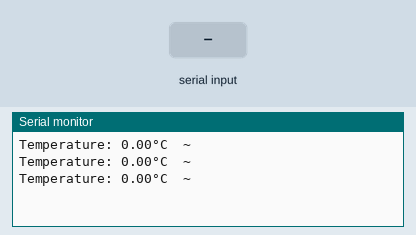
Recording of a sketch running on a simulated ESP32. Shown: the last lines printed to the serial monitor. The test bench sets the inputs (shaded band). WiFi joins after 1.5 s; servers stay silent unless stated; web services answer with replies made up by the test bench.

Above: at 4.2 s.
4.3 s: "90,45\n" received over the second serial link
At 5.5 s:
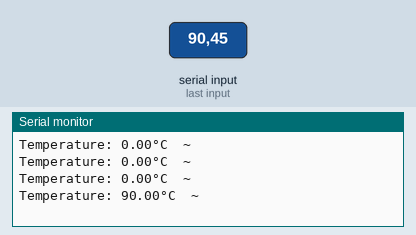
6.0 s: "30,150\n" received over the second serial link
At 8.2 s:
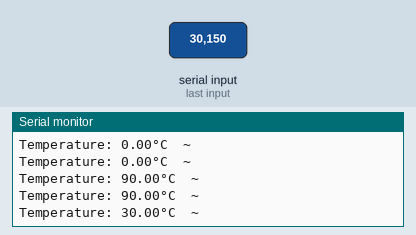
Timing chart, 0 to 9.7 s (numbered marks = the images above; inputs shaded):
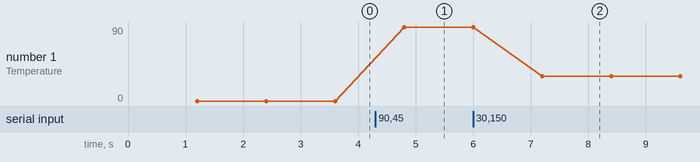

The sketch:

ESP32MasterDHT22.ino
```cpp
#include <WiFi.h>
// #include <Adafruit_Sensor.h>
// #include <DHT.h>
#include <HTTPClient.h>
// #define DHT22_PIN  13 // ESP32 pin GPIO21 connected to DHT22 sensor
#define RXp2 16
#define TXp2 17

// DHT dht22(DHT22_PIN, DHT22);

const char* ssid = "k";
const char* password = "cariitem";

const char* serverName ="http://api.thingspeak.com/update";
String apiKey = "ZH05ASX29FRUG4ST";
float tempC = 0.0;

void setup() {
  Serial.begin(9600);
  Serial2.begin(9600, SERIAL_8N1, RXp2, TXp2);
  WiFi.begin(ssid, password);
  // dht22.begin(); // initialize the DHT22 sensor
}

void loop() {
  WiFiClient client;
  HTTPClient http;
  delay(1000);
if (Serial2.available() > 0) {
    String inputString = Serial2.readStringUntil('\n');
    inputString.trim(); // Remove extra whitespace/newline
    if (inputString.length() > 0) {
      tempC = inputString.toFloat();

    }
  }

  // float humi = dataFloat1;
  // float tempC = dataFloat;
  http.begin(client, serverName);
  // http.addHeader
  String httpRequestData ="api_key=" + apiKey + "&field1=" + String(tempC);
  // String httpRequestData2 ="api_key=" + apiKey + "&field2=" + String(humi);
  int httpResponseCode1 =http.POST(httpRequestData);
  // int httpResponseCode2 =http.POST(httpRequestData2);


  // Serial.print("Humidity: ");
  // Serial.print(humi);
  // Serial.print("%");

  // Serial.print("  |  ");

  Serial.print("Temperature: ");
  Serial.print(tempC);
  Serial.println("°C  ~  ");
}
```

Measured:
- after the input at 4.3 s, the serial monitor: prints a new line after 0.50 s (image 1)
- after the input at 6.0 s, the serial monitor: prints a new line after 1.2 s (image 2)
- plotted number 1: 0 → 90 after the input at 4.3 s, 90 → 30 after the input at 6.0 s
